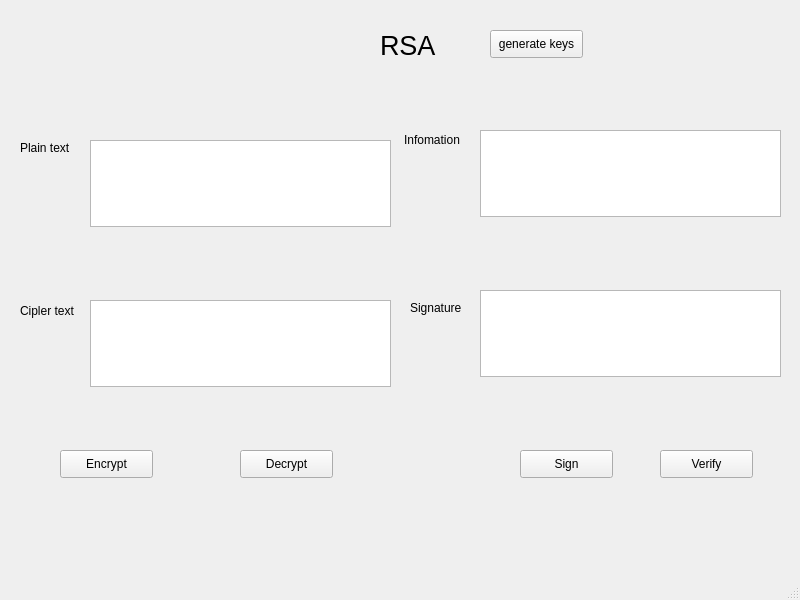
<?xml version="1.0" encoding="UTF-8"?>
<ui version="4.0">
 <class>MainWindow</class>
 <widget class="QMainWindow" name="MainWindow">
  <property name="geometry">
   <rect>
    <x>0</x>
    <y>0</y>
    <width>800</width>
    <height>600</height>
   </rect>
  </property>
  <property name="windowTitle">
   <string>MainWindow</string>
  </property>
  <widget class="QWidget" name="centralwidget">
   <widget class="QPushButton" name="pushButton">
    <property name="geometry">
     <rect>
      <x>60</x>
      <y>450</y>
      <width>93</width>
      <height>28</height>
     </rect>
    </property>
    <property name="text">
     <string>Encrypt</string>
    </property>
   </widget>
   <widget class="QLabel" name="label">
    <property name="geometry">
     <rect>
      <x>20</x>
      <y>140</y>
      <width>55</width>
      <height>16</height>
     </rect>
    </property>
    <property name="text">
     <string>Plain text</string>
    </property>
   </widget>
   <widget class="QTextEdit" name="textEdit">
    <property name="geometry">
     <rect>
      <x>90</x>
      <y>140</y>
      <width>301</width>
      <height>87</height>
     </rect>
    </property>
   </widget>
   <widget class="QTextEdit" name="textEdit_2">
    <property name="geometry">
     <rect>
      <x>480</x>
      <y>130</y>
      <width>301</width>
      <height>87</height>
     </rect>
    </property>
   </widget>
   <widget class="QLabel" name="label_2">
    <property name="geometry">
     <rect>
      <x>404</x>
      <y>130</y>
      <width>61</width>
      <height>20</height>
     </rect>
    </property>
    <property name="text">
     <string>Infomation</string>
    </property>
   </widget>
   <widget class="QTextEdit" name="textEdit_3">
    <property name="geometry">
     <rect>
      <x>480</x>
      <y>290</y>
      <width>301</width>
      <height>87</height>
     </rect>
    </property>
   </widget>
   <widget class="QLabel" name="label_3">
    <property name="geometry">
     <rect>
      <x>410</x>
      <y>300</y>
      <width>55</width>
      <height>16</height>
     </rect>
    </property>
    <property name="text">
     <string>Signature</string>
    </property>
   </widget>
   <widget class="QTextEdit" name="textEdit_4">
    <property name="geometry">
     <rect>
      <x>90</x>
      <y>300</y>
      <width>301</width>
      <height>87</height>
     </rect>
    </property>
   </widget>
   <widget class="QLabel" name="label_4">
    <property name="geometry">
     <rect>
      <x>20</x>
      <y>300</y>
      <width>61</width>
      <height>21</height>
     </rect>
    </property>
    <property name="text">
     <string>Cipler text</string>
    </property>
   </widget>
   <widget class="QPushButton" name="pushButton_2">
    <property name="geometry">
     <rect>
      <x>240</x>
      <y>450</y>
      <width>93</width>
      <height>28</height>
     </rect>
    </property>
    <property name="text">
     <string>Decrypt</string>
    </property>
   </widget>
   <widget class="QPushButton" name="pushButton_3">
    <property name="geometry">
     <rect>
      <x>520</x>
      <y>450</y>
      <width>93</width>
      <height>28</height>
     </rect>
    </property>
    <property name="text">
     <string>Sign</string>
    </property>
   </widget>
   <widget class="QPushButton" name="pushButton_4">
    <property name="geometry">
     <rect>
      <x>660</x>
      <y>450</y>
      <width>93</width>
      <height>28</height>
     </rect>
    </property>
    <property name="text">
     <string>Verify</string>
    </property>
   </widget>
   <widget class="QPushButton" name="pushButton_5">
    <property name="geometry">
     <rect>
      <x>490</x>
      <y>30</y>
      <width>93</width>
      <height>28</height>
     </rect>
    </property>
    <property name="text">
     <string>generate keys</string>
    </property>
   </widget>
   <widget class="QLabel" name="label_5">
    <property name="geometry">
     <rect>
      <x>380</x>
      <y>20</y>
      <width>71</width>
      <height>51</height>
     </rect>
    </property>
    <property name="font">
     <font>
      <pointsize>20</pointsize>
     </font>
    </property>
    <property name="text">
     <string>RSA</string>
    </property>
   </widget>
  </widget>
  <widget class="QMenuBar" name="menubar">
   <property name="geometry">
    <rect>
     <x>0</x>
     <y>0</y>
     <width>800</width>
     <height>26</height>
    </rect>
   </property>
  </widget>
  <widget class="QStatusBar" name="statusbar"/>
 </widget>
 <resources/>
 <connections/>
</ui>
